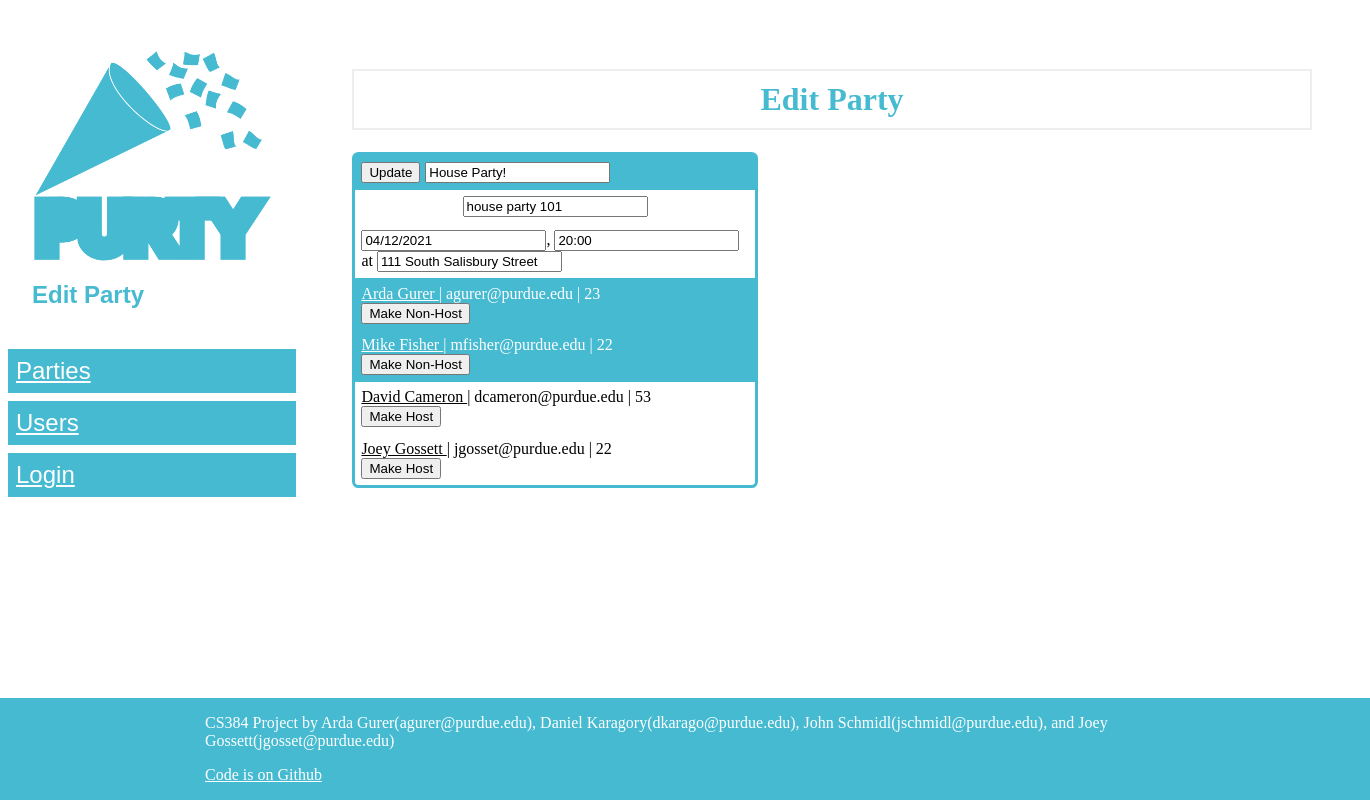
Page /p/1/edit_party on the committed database.
### database_orm.py (models this page shows, shortened)
    class Party(db_orm.Model):
        party_id = db_orm.Column('party_id', db_orm.Integer, primary_key = True)
        name = db_orm.Column(db_orm.String(40))
        date = db_orm.Column(db_orm.String(40))
        time = db_orm.Column(db_orm.String(40))
        description = db_orm.Column(db_orm.String(400))
        location_id = db_orm.Column(db_orm.Integer)
        invited_cnt = db_orm.Column(db_orm.Integer)
        coming_cnt = db_orm.Column(db_orm.Integer)
        likes_cnt = db_orm.Column(db_orm.Integer)

    class Location(db_orm.Model):
        location_id = db_orm.Column('location_id', db_orm.Integer, primary_key = True)
        address = db_orm.Column(db_orm.String(400))

    class User(db_orm.Model):
        user_id = db_orm.Column('user_id', db_orm.Integer, primary_key = True)
        name = db_orm.Column(db_orm.String(40))
        email = db_orm.Column(db_orm.String(40))
        age = db_orm.Column(db_orm.Integer)

### app.py (the view, shortened to what this page needs)
@app.route('/p/<string:party_id>/edit_party', methods=('GET', 'POST'))
def edit_party(party_id):
    party = db.get_party(party_id)
    location = db.get_location(party_id)
    users = db.get_party_users(party_id)
    return render_template('edit_party.html', party=party, location=location, users=users)

### app.py (called while the page is built)
@app.before_request
def check_session():
    if 'user_id' in session:
        if db.user_exists(session['user_id']) == False:
            session.pop('user_id')

### database.py (called while the page is built)
def get_db_connection():
    conn = sqlite3.connect('purty.db')
    conn.row_factory = sqlite3.Row
    return conn

def get_party(party_id):
    party = db_orm.Party.query.filter_by(party_id = party_id)[0]
    if party is None:
        abort(404)
    return party

def get_party_users(party_id):
    conn = get_db_connection()
    users = conn.execute(
    """
        SELECT a.user_id AS user_id, a.is_host AS is_host, b.name AS name, b.email AS email, b.age AS age, a.reply_date as reply_date FROM (
            SELECT user_id, reply_date, MAX(is_host) AS is_host FROM (
                SELECT user_id, reply_date AS reply_date, 0 AS is_host FROM Invites WHERE answer = 1 AND party_id = ?
                UNION ALL SELECT user_id, reply_date AS reply_date, 0 AS is_host FROM Requests WHERE answer = 1 AND party_id = ?
                UNION ALL SELECT user_id, 0 AS reply_date, 1 AS is_host FROM Host WHERE party_id = ?
            )
            GROUP BY user_id
        ) a
        JOIN User b ON a.user_id = b.user_id
        ORDER BY reply_date ASC
    """, (party_id, party_id, party_id)).fetchall()
    conn.close()
    return users

def get_location(party_id):
    conn = get_db_connection()
    location_id = conn.execute('SELECT location_id FROM Party WHERE party_id = ?',
                        (party_id,)).fetchone()[0]
    loc = db_orm.Location.query.filter_by(location_id=location_id)[0]
    conn.close()
    if loc is None:
        abort(404)
    return loc

### templates/edit_party.html (shortened to what this page needs)
{% extends "base.html" %}
{% block title %} Edit Party {% endblock %}
{% block content %}
    <h1>Edit Party</h1>
        <div class='party'>
            <form method="post" action="{{ url_for('edit_party', party_id=party['party_id']) }}">
                <div class='name'>
                    <button type="submit">Update</button>
                    <input type="text" name="name" placeholder="Name" value="{{ party['name'] }}">
                </div>
                <div class='description'>
                    <input type="text" name="description" placeholder="Description" value="{{ party['description'] }}">
                </div>
                <div class='details'>
                    <input type="text" name="date" placeholder="Date" value="{{ party['date'] }}">, <input type="text" name="time" placeholder="Time" value="{{ party['time'] }}"> at <input type="text" name="loc" placeholder="Location" value="{{ location['address'] }}">
                </div>
            </form>
            <div class='users'>
                {% for user in users %}
                    {% if user['is_host'] == 1 %}
                    <div class='partyuser host'>
                    {% else %}
                    <div class='partyuser'>
                    {% endif %}
                        <a href='{{ url_for('user', user_id=user['user_id']) }}'>
                            {{ user['name'] }}
                        </a>
                        | {{ user['email'] }} | {{ user['age'] }}
                        {% if user['user_id'] != session['user_id'] %}
                            {% if user['is_host'] == 1 %}
                                <form method="post" action="{{ url_for('set_party_host', party_id=party['party_id'], user_id=user['user_id'], make_host=0) }}">
                                    <button type="submit">Make Non-Host</button>
                                </form>
                            {% else %}
                                <form method="post" action="{{ url_for('set_party_host', party_id=party['party_id'], user_id=user['user_id'], make_host=1) }}">
                                    <button type="submit">Make Host</button>
                                </form>
                            {% endif %}
                        {% endif %}
                    </div>
                {% endfor %}
            </div>
        </div>
{% endblock %}

### static/css/style.css (style rules this page uses)
:root { --pageContentWidth: 60rem; --headerColor: #45bad1; --headerColorContrast: white; }
h1 { border: 2px #eee solid; color: var(--headerColor); text-align: center; padding: 10px; }
body { height: 100%; padding: 0; margin: 0; display: flex; flex-direction: column; }
html { height: 100%; }
a { color: inherit; }
.party { display: grid; grid-template-columns: 1fr min-content; grid-template-areas: "name likes" "name coming" "description description" "details details" "users users"; width: 25rem; border-radius: 0.4rem 0.4rem 0.4rem 0.4rem; border-style: solid; border-color: var(--headerColor); margin-bottom: 1rem; }
.party .name { grid-area: name; padding: 0.4rem; background-color: var(--headerColor); color: var(--headerColorContrast); font-size: 1.1rem; font-family: sans-serif; font-weight: bold; }
.party .description { grid-area: description; text-align: center; padding: 0.4rem; }
.party .details { grid-area: details; padding: 0.4rem; }
.party .users { grid-area: users; }
.party .partyuser { padding: 0.4rem; }
.party .host { background-color: var(--headerColor); color: var(--headerColorContrast); padding: 0.4rem; }

### rows in the picture
Party: name "House Party!", description "house party 101", date "04/12/2021", time "20:00"
Location: loc "111 South Salisbury Street"
User: name "Arda Gurer", email "agurer@purdue.edu", age "23"
User: name "Mike Fisher", email "mfisher@purdue.edu", age "22"
User: name "David Cameron", email "dcameron@purdue.edu", age "53"
User: name "Joey Gossett", email "jgosset@purdue.edu", age "22"
